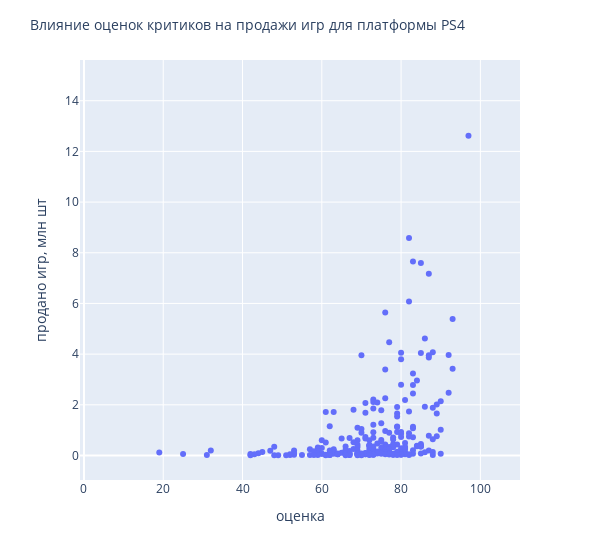

Notebook code cell kept with this figure:
### Markdown cell above
Оценки пользователей  не влияют на продажи игр

### Code cell
fig = px.scatter(data_frame=one_pop_platform,
                 x='critic_score',
                 y='global_sales')

fig.update_layout(title=dict(text='Влияние оценок критиков на продажи игр для платформы PS4', font_size=14),
                  xaxis=dict(title='оценка', range=(-1, 110)),
                  yaxis=dict(title='продано игр, млн шт'),
                  width=600)

### Figure 1 — Plotly figure (JSON) as saved in the notebook; plotly's stock layout.template omitted (floating-point values rounded to 4 significant figures; data arrays with more than 128 entries replaced by an {"elided": "..."} marker saying what was removed)
{"data": [{"hovertemplate": "critic_score=%{x}<br>global_sales=%{y}<extra></extra>", "legendgroup": "", "marker": {"color": "#636efa", "symbol": "circle"}, "mode": "markers", "name": "", "orientation": "v", "showlegend": false, "type": "scatter", "x": {"elided": "376 int values"}, "xaxis": "x", "y": {"elided": "376 float values"}, "yaxis": "y"}], "layout": {"legend": {"tracegroupgap": 0}, "margin": {"t": 60}, "title": {"font": {"size": 14}, "text": "Влияние оценок критиков на продажи игр для платформы PS4"}, "width": 600, "xaxis": {"anchor": "y", "domain": [0, 1], "range": [-1, 110], "title": {"text": "оценка"}}, "yaxis": {"anchor": "x", "domain": [0, 1], "title": {"text": "продано игр, млн шт"}}}}
